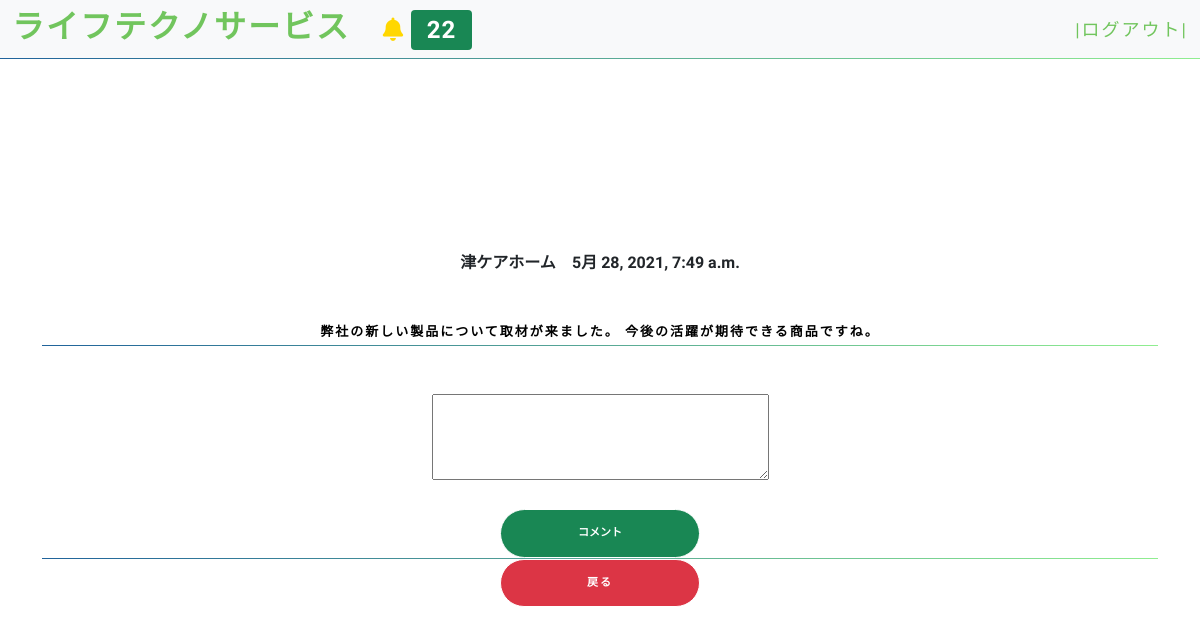
Screenshot of /post/4 (signed in) with the database file from the repository.
### home/models.py (models this page shows, shortened)
class Post(models.Model):
    body = models.TextField()
    date = models.DateTimeField(default=timezone.now)
    user = models.ForeignKey(User, on_delete=models.CASCADE)
    client = models.ForeignKey(Client, on_delete=models.CASCADE)
    image = models.ManyToManyField("Image", blank=True)

class Client(models.Model):
    user = models.OneToOneField(User,on_delete=models.CASCADE)
    phone = models.CharField(max_length=40)
    facility = models.CharField(max_length=100)

### home/views.py (the view, shortened to what this page needs)
# urls.py: path('post/<int:pk>', PostDetailView.as_view(), name='post_detail'),
class PostDetailView(View):
    def get(self, request, pk, *args, **kwargs):
        post = Post.objects.get(pk=pk)
        form = CommentForm()
        comments = Comment.objects.filter(post=post).order_by('-date')
        context = {
            'post': post,
            'form': form,
            'comments': comments,
        }
        return render(request, 'post_detail.html', context)

### home/forms.py
class CommentForm(forms.ModelForm):
    comment = forms.CharField(
        label='',
        widget=forms.Textarea(attrs={
            'rows':'3',
            }))
    class Meta:
        model = Comment
        fields=['comment']

### home/templatetags/custom_tags.py (called while the page is built)
@register.inclusion_tag('show_notifications.html', takes_context=True)
def show_notifications(context):
    request_user = context['request'].user
    notifications = Notification.objects.filter(to_user=request_user).exclude(user_has_seen=True).order_by('-date')
    return {'notifications': notifications}

### home/templates/post_detail.html (shortened to what this page needs)
{% extends 'base.html' %}
{% block content %}
<br><br><br><br><br><br><br><br>
    <div class="container text-center">
        <div class="col-12 border-bottom">
            <strong>{{ post.client.facility }}<strong>&emsp;{{ post.date }}</p>
            <h4>{{ post.body }}</h4>
        </div>
        {% if user.is_authenticated %}
        <div class="col-12 border-bottom mt-5">
            <form method="post">
                {{ form.as_p }}
                <button class="btn btn-success"style="width: 200px;">コメント</button>
            </form>
        </div>
        <a href="{% url 'post'%}" class="btn btn-danger" style="width: 200px;">戻る</a>
        {% endif %}
{% endblock content %}

### static/style.css (style rules this page uses)
body { background-color: #fff; font-family: "Kosugi Maru", sans-serif; }
h1, h2, h3, h4, h5, h6 { margin: 0; }
h4 { color: #000; font-size: 13px; font-weight: 700; letter-spacing: 2px; text-transform: uppercase; line-height: 2; }
a { letter-spacing: 2px; text-decoration: none; color: #71c55d; }
p { color: #505050; font-size: 14px; font-weight: 300; letter-spacing: 0.5px; line-height: 2; margin-bottom: 20px; }
.btn { border: 1px solid #fff; border-radius: 50px; color: #fff; font-size: 11px; font-weight: 600; padding: 15px 40px; text-transform: uppercase; transition: all 0.5s ease-in-out 0s; }

### rows the page displays
Post: client.facility "津ケアホーム", date "5月 28, 2021, 7:49 a.m.", body "弊社の新しい製品について取材が来ました。 今後の活躍が期待できる商品ですね。"

### other values shown
{{ notifications.count }} "22"
